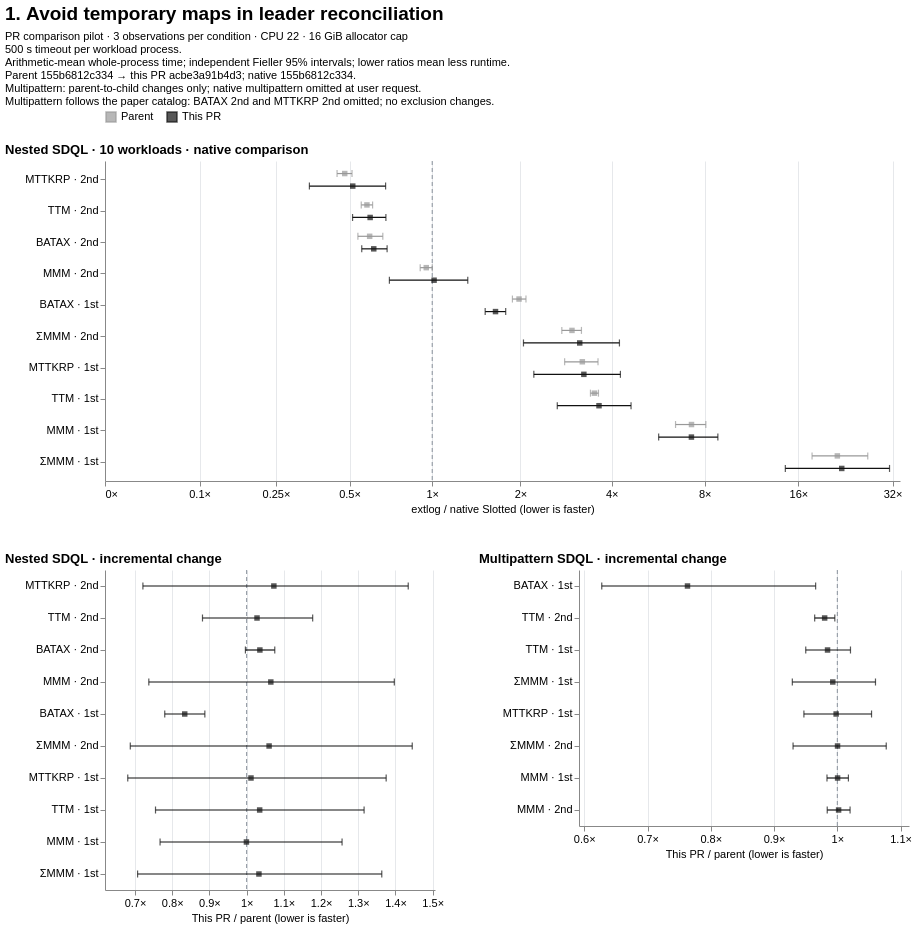

Vega-Lite specification stored for this chart:
### Vega-Lite specification from a JSON file in a GitHub repository (floating-point values rounded to 4 significant figures)
{"$schema": "https://vega.github.io/schema/vega-lite/v6.json", "background": "white", "title": {"text": "1. Avoid temporary maps in leader reconciliation", "anchor": "start", "fontSize": 19, "subtitle": ["PR comparison pilot · 3 observations per condition · CPU 22 · 16 GiB allocator cap", "500 s timeout per workload process.", "Arithmetic-mean whole-process time; independent Fieller 95% intervals; lower ratios mean less runtime.", "Parent 155b6812c334 → this PR acbe3a91b4d3; native 155b6812c334.", "Multipattern: parent-to-child changes only; native multipattern omitted at user request.", "Multipattern follows the paper catalog: BATAX 2nd and MTTKRP 2nd omitted; no exclusion changes."], "subtitleFontSize": 11, "subtitlePadding": 7}, "vconcat": [{"title": {"text": "Nested SDQL · 10 workloads · native comparison", "anchor": "start"}, "width": 795, "height": 320, "data": {"values": [{"file_path": "benchmarks/slotted/inputs/sdql/batax_1st-44rules.egg", "logical_id": "sha256:a54ad7e75e98f1e8e03f3cd6930d96e882fb9111af797b6474cdb3423f804bcf", "metric": "wall_sec", "baseline": {"point": 57.27, "ci_low": 54.44, "ci_high": 60.1}, "candidate": {"point": 113.3, "ci_low": 111.4, "ci_high": 115.2}, "ratio": 1.978, "ci_low": 1.88, "ci_high": 2.087, "issue": null, "result_class": "higher", "workload": "BATAX · 1st", "series": "Parent"}, {"file_path": "benchmarks/slotted/inputs/sdql/batax_2nd-44rules.egg", "logical_id": "sha256:672f41d86108caebad81453f4e5a294e3f6902364e2d1dc98caa4a33fd863fec", "metric": "wall_sec", "baseline": {"point": 90.46, "ci_low": 81.1, "ci_high": 99.82}, "candidate": {"point": 53.87, "ci_low": 52.57, "ci_high": 55.18}, "ratio": 0.5955, "ci_low": 0.538, "ci_high": 0.6659, "issue": null, "result_class": "lower", "workload": "BATAX · 2nd", "series": "Parent"}, {"file_path": "benchmarks/slotted/inputs/sdql/mmm_1st-44rules.egg", "logical_id": "sha256:f1a4e04893e22ebe1e75028b0458b41a6bfc4375a598bfdfdc3014f2d33524b6", "metric": "wall_sec", "baseline": {"point": 0.07841, "ci_low": 0.07721, "ci_high": 0.0796}, "candidate": {"point": 0.5688, "ci_low": 0.5057, "ci_high": 0.632}, "ratio": 7.255, "ci_low": 6.444, "ci_high": 8.07, "issue": null, "result_class": "higher", "workload": "MMM · 1st", "series": "Parent"}, {"file_path": "benchmarks/slotted/inputs/sdql/mmm_2nd-44rules.egg", "logical_id": "sha256:7a6b9da8fd10903379abd51ebc36b350c4237ed3e855bd5d2ba9ac437dd0998a", "metric": "wall_sec", "baseline": {"point": 3.314, "ci_low": 3.242, "ci_high": 3.385}, "candidate": {"point": 3.159, "ci_low": 3.021, "ci_high": 3.297}, "ratio": 0.9532, "ci_low": 0.9072, "ci_high": 1.0, "issue": null, "result_class": "unclear", "workload": "MMM · 2nd", "series": "Parent"}, {"file_path": "benchmarks/slotted/inputs/sdql/mmm_sum_1st-44rules.egg", "logical_id": "sha256:918887cd59eed90681b1a2c9e320d8aa945df69df8712a79c7545c766943fd90", "metric": "wall_sec", "baseline": {"point": 0.01117, "ci_low": 0.008961, "ci_high": 0.01337}, "candidate": {"point": 0.238, "ci_low": 0.2274, "ci_high": 0.2486}, "ratio": 21.31, "ci_low": 17.69, "ci_high": 26.67, "issue": null, "result_class": "higher", "workload": "ΣMMM · 1st", "series": "Parent"}, {"file_path": "benchmarks/slotted/inputs/sdql/mmm_sum_2nd-44rules.egg", "logical_id": "sha256:d72a2dec36974b60f39b8b47c2801b6fb2ccc5f709e5012a20d335c26e7d3534", "metric": "wall_sec", "baseline": {"point": 0.3331, "ci_low": 0.331, "ci_high": 0.3352}, "candidate": {"point": 0.987, "ci_low": 0.9141, "ci_high": 1.06}, "ratio": 2.963, "ci_low": 2.744, "ci_high": 3.183, "issue": null, "result_class": "higher", "workload": "ΣMMM · 2nd", "series": "Parent"}, {"file_path": "benchmarks/slotted/inputs/sdql/mttkrp_1st-44rules.egg", "logical_id": "sha256:78ba1df06cfada4d79a719cc6c4d87116a65da1e83802b8e83cf8cbaefc96c3f", "metric": "wall_sec", "baseline": {"point": 0.2854, "ci_low": 0.2823, "ci_high": 0.2885}, "candidate": {"point": 0.9147, "ci_low": 0.8003, "ci_high": 1.029}, "ratio": 3.205, "ci_low": 2.803, "ci_high": 3.607, "issue": null, "result_class": "higher", "workload": "MTTKRP · 1st", "series": "Parent"}, {"file_path": "benchmarks/slotted/inputs/sdql/mttkrp_2nd-44rules.egg", "logical_id": "sha256:a2ec4397f62ca91b6d4f01038a2272fd5eaa1580958e515397abdaf7bbdd6066", "metric": "wall_sec", "baseline": {"point": 28.96, "ci_low": 28.67, "ci_high": 29.24}, "candidate": {"point": 13.88, "ci_low": 12.97, "ci_high": 14.79}, "ratio": 0.4794, "ci_low": 0.4477, "ci_high": 0.5111, "issue": null, "result_class": "lower", "workload": "MTTKRP · 2nd", "series": "Parent"}, {"file_path": "benchmarks/slotted/inputs/sdql/ttm_1st-44rules.egg", "logical_id": "sha256:cc81a3b928cf05fe2b52d6cd5bb13d7ab4fdab385216713c62bd1a705c63a0f2", "metric": "wall_sec", "baseline": {"point": 0.18, "ci_low": 0.1756, "ci_high": 0.1843}, "candidate": {"point": 0.632, "ci_low": 0.6206, "ci_high": 0.6434}, "ratio": 3.512, "ci_low": 3.408, "ci_high": 3.62, "issue": null, "result_class": "higher", "workload": "TTM · 1st", "series": "Parent"}, {"file_path": "benchmarks/slotted/inputs/sdql/ttm_2nd-44rules.egg", "logical_id": "sha256:dc2baf8706632e5e67d813fb05c8560a35caca32d6e4a26cdd83a8ddf36451a1", "metric": "wall_sec", "baseline": {"point": 10.42, "ci_low": 10.11, "ci_high": 10.73}, "candidate": {"point": 6.061, "ci_low": 5.829, "ci_high": 6.294}, "ratio": 0.5818, "ci_low": 0.5539, "ci_high": 0.6107, "issue": null, "result_class": "lower", "workload": "TTM · 2nd", "series": "Parent"}, {"file_path": "benchmarks/slotted/inputs/sdql/batax_1st-44rules.egg", "logical_id": "sha256:a54ad7e75e98f1e8e03f3cd6930d96e882fb9111af797b6474cdb3423f804bcf", "metric": "wall_sec", "baseline": {"point": 57.27, "ci_low": 54.44, "ci_high": 60.1}, "candidate": {"point": 94.45, "ci_low": 88.55, "ci_high": 100.4}, "ratio": 1.649, "ci_low": 1.522, "ci_high": 1.785, "issue": null, "result_class": "higher", "workload": "BATAX · 1st", "series": "This PR"}, {"file_path": "benchmarks/slotted/inputs/sdql/batax_2nd-44rules.egg", "logical_id": "sha256:672f41d86108caebad81453f4e5a294e3f6902364e2d1dc98caa4a33fd863fec", "metric": "wall_sec", "baseline": {"point": 90.46, "ci_low": 81.1, "ci_high": 99.82}, "candidate": {"point": 55.79, "ci_low": 54.15, "ci_high": 57.43}, "ratio": 0.6167, "ci_low": 0.5563, "ci_high": 0.6904, "issue": null, "result_class": "lower", "workload": "BATAX · 2nd", "series": "This PR"}, {"file_path": "benchmarks/slotted/inputs/sdql/mmm_1st-44rules.egg", "logical_id": "sha256:f1a4e04893e22ebe1e75028b0458b41a6bfc4375a598bfdfdc3014f2d33524b6", "metric": "wall_sec", "baseline": {"point": 0.07841, "ci_low": 0.07721, "ci_high": 0.0796}, "candidate": {"point": 0.5685, "ci_low": 0.4457, "ci_high": 0.6913}, "ratio": 7.251, "ci_low": 5.682, "ci_high": 8.823, "issue": null, "result_class": "higher", "workload": "MMM · 1st", "series": "This PR"}, {"file_path": "benchmarks/slotted/inputs/sdql/mmm_2nd-44rules.egg", "logical_id": "sha256:7a6b9da8fd10903379abd51ebc36b350c4237ed3e855bd5d2ba9ac437dd0998a", "metric": "wall_sec", "baseline": {"point": 3.314, "ci_low": 3.242, "ci_high": 3.385}, "candidate": {"point": 3.364, "ci_low": 2.333, "ci_high": 4.394}, "ratio": 1.015, "ci_low": 0.7037, "ci_high": 1.327, "issue": null, "result_class": "unclear", "workload": "MMM · 2nd", "series": "This PR"}, {"file_path": "benchmarks/slotted/inputs/sdql/mmm_sum_1st-44rules.egg", "logical_id": "sha256:918887cd59eed90681b1a2c9e320d8aa945df69df8712a79c7545c766943fd90", "metric": "wall_sec", "baseline": {"point": 0.01117, "ci_low": 0.008961, "ci_high": 0.01337}, "candidate": {"point": 0.2458, "ci_low": 0.1686, "ci_high": 0.3231}, "ratio": 22.02, "ci_low": 14.53, "ci_high": 31.29, "issue": null, "result_class": "higher", "workload": "ΣMMM · 1st", "series": "This PR"}, {"file_path": "benchmarks/slotted/inputs/sdql/mmm_sum_2nd-44rules.egg", "logical_id": "sha256:d72a2dec36974b60f39b8b47c2801b6fb2ccc5f709e5012a20d335c26e7d3534", "metric": "wall_sec", "baseline": {"point": 0.3331, "ci_low": 0.331, "ci_high": 0.3352}, "candidate": {"point": 1.047, "ci_low": 0.6818, "ci_high": 1.411}, "ratio": 3.142, "ci_low": 2.047, "ci_high": 4.238, "issue": null, "result_class": "higher", "workload": "ΣMMM · 2nd", "series": "This PR"}, {"file_path": "benchmarks/slotted/inputs/sdql/mttkrp_1st-44rules.egg", "logical_id": "sha256:78ba1df06cfada4d79a719cc6c4d87116a65da1e83802b8e83cf8cbaefc96c3f", "metric": "wall_sec", "baseline": {"point": 0.2854, "ci_low": 0.2823, "ci_high": 0.2885}, "candidate": {"point": 0.9253, "ci_low": 0.6326, "ci_high": 1.218}, "ratio": 3.242, "ci_low": 2.216, "ci_high": 4.269, "issue": null, "result_class": "higher", "workload": "MTTKRP · 1st", "series": "This PR"}, {"file_path": "benchmarks/slotted/inputs/sdql/mttkrp_2nd-44rules.egg", "logical_id": "sha256:a2ec4397f62ca91b6d4f01038a2272fd5eaa1580958e515397abdaf7bbdd6066", "metric": "wall_sec", "baseline": {"point": 28.96, "ci_low": 28.67, "ci_high": 29.24}, "candidate": {"point": 14.9, "ci_low": 10.05, "ci_high": 19.74}, "ratio": 0.5144, "ci_low": 0.3472, "ci_high": 0.6817, "issue": null, "result_class": "lower", "workload": "MTTKRP · 2nd", "series": "This PR"}, {"file_path": "benchmarks/slotted/inputs/sdql/ttm_1st-44rules.egg", "logical_id": "sha256:cc81a3b928cf05fe2b52d6cd5bb13d7ab4fdab385216713c62bd1a705c63a0f2", "metric": "wall_sec", "baseline": {"point": 0.18, "ci_low": 0.1756, "ci_high": 0.1843}, "candidate": {"point": 0.6541, "ci_low": 0.4774, "ci_high": 0.8308}, "ratio": 3.634, "ci_low": 2.651, "ci_high": 4.623, "issue": null, "result_class": "higher", "workload": "TTM · 1st", "series": "This PR"}, {"file_path": "benchmarks/slotted/inputs/sdql/ttm_2nd-44rules.egg", "logical_id": "sha256:dc2baf8706632e5e67d813fb05c8560a35caca32d6e4a26cdd83a8ddf36451a1", "metric": "wall_sec", "baseline": {"point": 10.42, "ci_low": 10.11, "ci_high": 10.73}, "candidate": {"point": 6.23, "ci_low": 5.366, "ci_high": 7.094}, "ratio": 0.598, "ci_low": 0.5136, "ci_high": 0.6834, "issue": null, "result_class": "lower", "workload": "TTM · 2nd", "series": "This PR"}]}, "encoding": {"x": {"type": "quantitative", "scale": {"type": "symlog", "constant": 0.1, "domain": [0, 33.8], "nice": false}, "axis": {"title": "extlog / native Slotted (lower is faster)", "labelExpr": "format(datum.value,',~f') + '×'", "values": [-64, -16, -4, -1, 0, 0.1, 0.25, 0.5, 1, 2, 4, 8, 16, 32, 64, 128, 256], "labelOverlap": "greedy", "grid": true}}, "y": {"field": "workload", "type": "nominal", "sort": ["MTTKRP · 2nd", "TTM · 2nd", "BATAX · 2nd", "MMM · 2nd", "BATAX · 1st", "ΣMMM · 2nd", "MTTKRP · 1st", "TTM · 1st", "MMM · 1st", "ΣMMM · 1st"], "title": null, "axis": {"labelLimit": 130, "minExtent": 100}}, "yOffset": {"field": "series", "sort": ["Parent", "This PR"], "scale": {"domain": ["Parent", "This PR"]}}, "color": {"field": "series", "type": "nominal", "title": null, "scale": {"domain": ["Parent", "This PR"], "range": ["#999999", "#111111"]}, "legend": {"orient": "top", "symbolType": "square"}}}, "layer": [{"mark": {"type": "rule", "color": "#89919b", "strokeDash": [4, 3]}, "encoding": {"x": {"datum": 1}, "y": {"value": 0}, "y2": {"value": 320}, "yOffset": {"value": 0}, "color": {"value": "#89919b"}}, "transform": [{"aggregate": [{"op": "count", "as": "n"}]}]}, {"mark": {"type": "rule", "strokeWidth": 1.2}, "encoding": {"x": {"field": "ci_low"}, "x2": {"field": "ci_high"}}, "transform": [{"filter": "isValid(datum.ci_low) && isValid(datum.ci_high)"}]}, {"mark": {"type": "tick", "orient": "vertical", "size": 7, "thickness": 1.2}, "encoding": {"x": {"field": "ci_low"}}, "transform": [{"filter": "isValid(datum.ci_low)"}]}, {"mark": {"type": "tick", "orient": "vertical", "size": 7, "thickness": 1.2}, "encoding": {"x": {"field": "ci_high"}}, "transform": [{"filter": "isValid(datum.ci_high)"}]}, {"mark": {"type": "point", "filled": true, "shape": "square", "size": 30}, "encoding": {"x": {"field": "ratio"}, "tooltip": [{"field": "workload"}, {"field": "series"}, {"field": "ratio"}, {"field": "ci_low"}, {"field": "ci_high"}, {"field": "issue"}]}}, {"mark": {"type": "text", "align": "left", "dx": 7, "fontSize": 9}, "encoding": {"x": {"field": "ratio"}, "text": {"field": "issue"}}, "transform": [{"filter": "isValid(datum.issue) && datum.issue !== ''"}]}]}, {"hconcat": [{"title": {"text": "Nested SDQL · incremental change", "anchor": "start"}, "width": 330, "height": 320, "data": {"values": [{"file_path": "benchmarks/slotted/inputs/sdql/batax_1st-44rules.egg", "logical_id": "sha256:a54ad7e75e98f1e8e03f3cd6930d96e882fb9111af797b6474cdb3423f804bcf", "metric": "wall_sec", "baseline": {"point": 113.3, "ci_low": 111.4, "ci_high": 115.2}, "candidate": {"point": 94.45, "ci_low": 88.55, "ci_high": 100.4}, "ratio": 0.8335, "ci_low": 0.7799, "ci_high": 0.8877, "issue": null, "result_class": "lower", "workload": "BATAX · 1st", "series": "This PR / parent"}, {"file_path": "benchmarks/slotted/inputs/sdql/batax_2nd-44rules.egg", "logical_id": "sha256:672f41d86108caebad81453f4e5a294e3f6902364e2d1dc98caa4a33fd863fec", "metric": "wall_sec", "baseline": {"point": 53.87, "ci_low": 52.57, "ci_high": 55.18}, "candidate": {"point": 55.79, "ci_low": 54.15, "ci_high": 57.43}, "ratio": 1.036, "ci_low": 0.9967, "ci_high": 1.076, "issue": null, "result_class": "unclear", "workload": "BATAX · 2nd", "series": "This PR / parent"}, {"file_path": "benchmarks/slotted/inputs/sdql/mmm_1st-44rules.egg", "logical_id": "sha256:f1a4e04893e22ebe1e75028b0458b41a6bfc4375a598bfdfdc3014f2d33524b6", "metric": "wall_sec", "baseline": {"point": 0.5688, "ci_low": 0.5057, "ci_high": 0.632}, "candidate": {"point": 0.5685, "ci_low": 0.4457, "ci_high": 0.6913}, "ratio": 0.9994, "ci_low": 0.7673, "ci_high": 1.256, "issue": null, "result_class": "unclear", "workload": "MMM · 1st", "series": "This PR / parent"}, {"file_path": "benchmarks/slotted/inputs/sdql/mmm_2nd-44rules.egg", "logical_id": "sha256:7a6b9da8fd10903379abd51ebc36b350c4237ed3e855bd5d2ba9ac437dd0998a", "metric": "wall_sec", "baseline": {"point": 3.159, "ci_low": 3.021, "ci_high": 3.297}, "candidate": {"point": 3.364, "ci_low": 2.333, "ci_high": 4.394}, "ratio": 1.065, "ci_low": 0.7371, "ci_high": 1.397, "issue": null, "result_class": "unclear", "workload": "MMM · 2nd", "series": "This PR / parent"}, {"file_path": "benchmarks/slotted/inputs/sdql/mmm_sum_1st-44rules.egg", "logical_id": "sha256:918887cd59eed90681b1a2c9e320d8aa945df69df8712a79c7545c766943fd90", "metric": "wall_sec", "baseline": {"point": 0.238, "ci_low": 0.2274, "ci_high": 0.2486}, "candidate": {"point": 0.2458, "ci_low": 0.1686, "ci_high": 0.3231}, "ratio": 1.033, "ci_low": 0.7069, "ci_high": 1.363, "issue": null, "result_class": "unclear", "workload": "ΣMMM · 1st", "series": "This PR / parent"}, {"file_path": "benchmarks/slotted/inputs/sdql/mmm_sum_2nd-44rules.egg", "logical_id": "sha256:d72a2dec36974b60f39b8b47c2801b6fb2ccc5f709e5012a20d335c26e7d3534", "metric": "wall_sec", "baseline": {"point": 0.987, "ci_low": 0.9141, "ci_high": 1.06}, "candidate": {"point": 1.047, "ci_low": 0.6818, "ci_high": 1.411}, "ratio": 1.06, "ci_low": 0.6873, "ci_high": 1.445, "issue": null, "result_class": "unclear", "workload": "ΣMMM · 2nd", "series": "This PR / parent"}, {"file_path": "benchmarks/slotted/inputs/sdql/mttkrp_1st-44rules.egg", "logical_id": "sha256:78ba1df06cfada4d79a719cc6c4d87116a65da1e83802b8e83cf8cbaefc96c3f", "metric": "wall_sec", "baseline": {"point": 0.9147, "ci_low": 0.8003, "ci_high": 1.029}, "candidate": {"point": 0.9253, "ci_low": 0.6326, "ci_high": 1.218}, "ratio": 1.012, "ci_low": 0.6805, "ci_high": 1.375, "issue": null, "result_class": "unclear", "workload": "MTTKRP · 1st", "series": "This PR / parent"}, {"file_path": "benchmarks/slotted/inputs/sdql/mttkrp_2nd-44rules.egg", "logical_id": "sha256:a2ec4397f62ca91b6d4f01038a2272fd5eaa1580958e515397abdaf7bbdd6066", "metric": "wall_sec", "baseline": {"point": 13.88, "ci_low": 12.97, "ci_high": 14.79}, "candidate": {"point": 14.9, "ci_low": 10.05, "ci_high": 19.74}, "ratio": 1.073, "ci_low": 0.7212, "ci_high": 1.434, "issue": null, "result_class": "unclear", "workload": "MTTKRP · 2nd", "series": "This PR / parent"}, {"file_path": "benchmarks/slotted/inputs/sdql/ttm_1st-44rules.egg", "logical_id": "sha256:cc81a3b928cf05fe2b52d6cd5bb13d7ab4fdab385216713c62bd1a705c63a0f2", "metric": "wall_sec", "baseline": {"point": 0.632, "ci_low": 0.6206, "ci_high": 0.6434}, "candidate": {"point": 0.6541, "ci_low": 0.4774, "ci_high": 0.8308}, "ratio": 1.035, "ci_low": 0.7551, "ci_high": 1.316, "issue": null, "result_class": "unclear", "workload": "TTM · 1st", "series": "This PR / parent"}, {"file_path": "benchmarks/slotted/inputs/sdql/ttm_2nd-44rules.egg", "logical_id": "sha256:dc2baf8706632e5e67d813fb05c8560a35caca32d6e4a26cdd83a8ddf36451a1", "metric": "wall_sec", "baseline": {"point": 6.061, "ci_low": 5.829, "ci_high": 6.294}, "candidate": {"point": 6.23, "ci_low": 5.366, "ci_high": 7.094}, "ratio": 1.028, "ci_low": 0.8813, "ci_high": 1.177, "issue": null, "result_class": "unclear", "workload": "TTM · 2nd", "series": "This PR / parent"}]}, "encoding": {"x": {"type": "quantitative", "scale": {"type": "linear", "domain": [0.6193, 1.506], "nice": false}, "axis": {"title": "This PR / parent (lower is faster)", "labelExpr": "format(datum.value,',~f') + '×'", "labelOverlap": "greedy", "grid": true, "tickCount": 7}}, "y": {"field": "workload", "type": "nominal", "sort": ["MTTKRP · 2nd", "TTM · 2nd", "BATAX · 2nd", "MMM · 2nd", "BATAX · 1st", "ΣMMM · 2nd", "MTTKRP · 1st", "TTM · 1st", "MMM · 1st", "ΣMMM · 1st"], "title": null, "axis": {"labelLimit": 130, "minExtent": 100}}, "color": {"value": "#111111"}}, "layer": [{"mark": {"type": "rule", "color": "#89919b", "strokeDash": [4, 3]}, "encoding": {"x": {"datum": 1}, "y": {"value": 0}, "y2": {"value": 320}, "yOffset": {"value": 0}, "color": {"value": "#89919b"}}, "transform": [{"aggregate": [{"op": "count", "as": "n"}]}]}, {"mark": {"type": "rule", "strokeWidth": 1.2}, "encoding": {"x": {"field": "ci_low"}, "x2": {"field": "ci_high"}}, "transform": [{"filter": "isValid(datum.ci_low) && isValid(datum.ci_high)"}]}, {"mark": {"type": "tick", "orient": "vertical", "size": 7, "thickness": 1.2}, "encoding": {"x": {"field": "ci_low"}}, "transform": [{"filter": "isValid(datum.ci_low)"}]}, {"mark": {"type": "tick", "orient": "vertical", "size": 7, "thickness": 1.2}, "encoding": {"x": {"field": "ci_high"}}, "transform": [{"filter": "isValid(datum.ci_high)"}]}, {"mark": {"type": "point", "filled": true, "shape": "square", "size": 30}, "encoding": {"x": {"field": "ratio"}, "tooltip": [{"field": "workload"}, {"field": "series"}, {"field": "ratio"}, {"field": "ci_low"}, {"field": "ci_high"}, {"field": "issue"}]}}, {"mark": {"type": "text", "align": "left", "dx": 7, "fontSize": 9}, "encoding": {"x": {"field": "ratio"}, "text": {"field": "issue"}}, "transform": [{"filter": "isValid(datum.issue) && datum.issue !== ''"}]}]}, {"title": {"text": "Multipattern SDQL · incremental change", "anchor": "start"}, "width": 330, "height": 256, "data": {"values": [{"file_path": "benchmarks/slotted/inputs/sdql/batax_1st-44rules.egg", "logical_id": "sha256:a54ad7e75e98f1e8e03f3cd6930d96e882fb9111af797b6474cdb3423f804bcf", "metric": "wall_sec", "baseline": {"point": 118.1, "ci_low": 93.84, "ci_high": 142.3}, "candidate": {"point": 90.1, "ci_low": 85.12, "ci_high": 95.08}, "ratio": 0.7632, "ci_low": 0.6277, "ci_high": 0.9657, "issue": null, "result_class": "lower", "workload": "BATAX · 1st", "series": "This PR / parent"}, {"file_path": "benchmarks/slotted/inputs/sdql/mmm_1st-44rules.egg", "logical_id": "sha256:f1a4e04893e22ebe1e75028b0458b41a6bfc4375a598bfdfdc3014f2d33524b6", "metric": "wall_sec", "baseline": {"point": 0.6375, "ci_low": 0.6292, "ci_high": 0.6457}, "candidate": {"point": 0.6378, "ci_low": 0.6308, "ci_high": 0.6447}, "ratio": 1.0, "ci_low": 0.9837, "ci_high": 1.018, "issue": null, "result_class": "unclear", "workload": "MMM · 1st", "series": "This PR / parent"}, {"file_path": "benchmarks/slotted/inputs/sdql/mmm_2nd-44rules.egg", "logical_id": "sha256:7a6b9da8fd10903379abd51ebc36b350c4237ed3e855bd5d2ba9ac437dd0998a", "metric": "wall_sec", "baseline": {"point": 7.865, "ci_low": 7.794, "ci_high": 7.935}, "candidate": {"point": 7.881, "ci_low": 7.758, "ci_high": 8.004}, "ratio": 1.002, "ci_low": 0.9841, "ci_high": 1.02, "issue": null, "result_class": "unclear", "workload": "MMM · 2nd", "series": "This PR / parent"}, {"file_path": "benchmarks/slotted/inputs/sdql/mmm_sum_1st-44rules.egg", "logical_id": "sha256:918887cd59eed90681b1a2c9e320d8aa945df69df8712a79c7545c766943fd90", "metric": "wall_sec", "baseline": {"point": 0.2441, "ci_low": 0.2337, "ci_high": 0.2544}, "candidate": {"point": 0.2423, "ci_low": 0.23, "ci_high": 0.2546}, "ratio": 0.9928, "ci_low": 0.9289, "ci_high": 1.06, "issue": null, "result_class": "unclear", "workload": "ΣMMM · 1st", "series": "This PR / parent"}, {"file_path": "benchmarks/slotted/inputs/sdql/mmm_sum_2nd-44rules.egg", "logical_id": "sha256:d72a2dec36974b60f39b8b47c2801b6fb2ccc5f709e5012a20d335c26e7d3534", "metric": "wall_sec", "baseline": {"point": 1.432, "ci_low": 1.349, "ci_high": 1.514}, "candidate": {"point": 1.432, "ci_low": 1.367, "ci_high": 1.497}, "ratio": 1.0, "ci_low": 0.93, "ci_high": 1.077, "issue": null, "result_class": "unclear", "workload": "ΣMMM · 2nd", "series": "This PR / parent"}, {"file_path": "benchmarks/slotted/inputs/sdql/mttkrp_1st-44rules.egg", "logical_id": "sha256:78ba1df06cfada4d79a719cc6c4d87116a65da1e83802b8e83cf8cbaefc96c3f", "metric": "wall_sec", "baseline": {"point": 1.636, "ci_low": 1.554, "ci_high": 1.717}, "candidate": {"point": 1.633, "ci_low": 1.601, "ci_high": 1.664}, "ratio": 0.9981, "ci_low": 0.9472, "ci_high": 1.054, "issue": null, "result_class": "unclear", "workload": "MTTKRP · 1st", "series": "This PR / parent"}, {"file_path": "benchmarks/slotted/inputs/sdql/ttm_1st-44rules.egg", "logical_id": "sha256:cc81a3b928cf05fe2b52d6cd5bb13d7ab4fdab385216713c62bd1a705c63a0f2", "metric": "wall_sec", "baseline": {"point": 0.9092, "ci_low": 0.8818, "ci_high": 0.9367}, "candidate": {"point": 0.8952, "ci_low": 0.8778, "ci_high": 0.9126}, "ratio": 0.9845, "ci_low": 0.9501, "ci_high": 1.021, "issue": null, "result_class": "unclear", "workload": "TTM · 1st", "series": "This PR / parent"}, {"file_path": "benchmarks/slotted/inputs/sdql/ttm_2nd-44rules.egg", "logical_id": "sha256:dc2baf8706632e5e67d813fb05c8560a35caca32d6e4a26cdd83a8ddf36451a1", "metric": "wall_sec", "baseline": {"point": 16.96, "ci_low": 16.76, "ci_high": 17.16}, "candidate": {"point": 16.62, "ci_low": 16.44, "ci_high": 16.8}, "ratio": 0.98, "ci_low": 0.9642, "ci_high": 0.996, "issue": null, "result_class": "lower", "workload": "TTM · 2nd", "series": "This PR / parent"}]}, "encoding": {"x": {"type": "quantitative", "scale": {"type": "linear", "domain": [0.5917, 1.113], "nice": false}, "axis": {"title": "This PR / parent (lower is faster)", "labelExpr": "format(datum.value,',~f') + '×'", "labelOverlap": "greedy", "grid": true, "tickCount": 7}}, "y": {"field": "workload", "type": "nominal", "sort": ["BATAX · 1st", "TTM · 2nd", "TTM · 1st", "ΣMMM · 1st", "MTTKRP · 1st", "ΣMMM · 2nd", "MMM · 1st", "MMM · 2nd"], "title": null, "axis": {"labelLimit": 130, "minExtent": 100}}, "color": {"value": "#111111"}}, "layer": [{"mark": {"type": "rule", "color": "#89919b", "strokeDash": [4, 3]}, "encoding": {"x": {"datum": 1}, "y": {"value": 0}, "y2": {"value": 256}, "yOffset": {"value": 0}, "color": {"value": "#89919b"}}, "transform": [{"aggregate": [{"op": "count", "as": "n"}]}]}, {"mark": {"type": "rule", "strokeWidth": 1.2}, "encoding": {"x": {"field": "ci_low"}, "x2": {"field": "ci_high"}}, "transform": [{"filter": "isValid(datum.ci_low) && isValid(datum.ci_high)"}]}, {"mark": {"type": "tick", "orient": "vertical", "size": 7, "thickness": 1.2}, "encoding": {"x": {"field": "ci_low"}}, "transform": [{"filter": "isValid(datum.ci_low)"}]}, {"mark": {"type": "tick", "orient": "vertical", "size": 7, "thickness": 1.2}, "encoding": {"x": {"field": "ci_high"}}, "transform": [{"filter": "isValid(datum.ci_high)"}]}, {"mark": {"type": "point", "filled": true, "shape": "square", "size": 30}, "encoding": {"x": {"field": "ratio"}, "tooltip": [{"field": "workload"}, {"field": "series"}, {"field": "ratio"}, {"field": "ci_low"}, {"field": "ci_high"}, {"field": "issue"}]}}, {"mark": {"type": "text", "align": "left", "dx": 7, "fontSize": 9}, "encoding": {"x": {"field": "ratio"}, "text": {"field": "issue"}}, "transform": [{"filter": "isValid(datum.issue) && datum.issue !== ''"}]}]}], "spacing": 35}], "spacing": 38, "resolve": {"scale": {"color": "shared"}}, "config": {"font": "Arial", "view": {"stroke": null}, "axis": {"labelFontSize": 11, "titleFontSize": 11, "titleFontWeight": "normal", "gridColor": "#e6e8eb"}, "title": {"fontSize": 13}, "legend": {"labelFontSize": 11}}}
